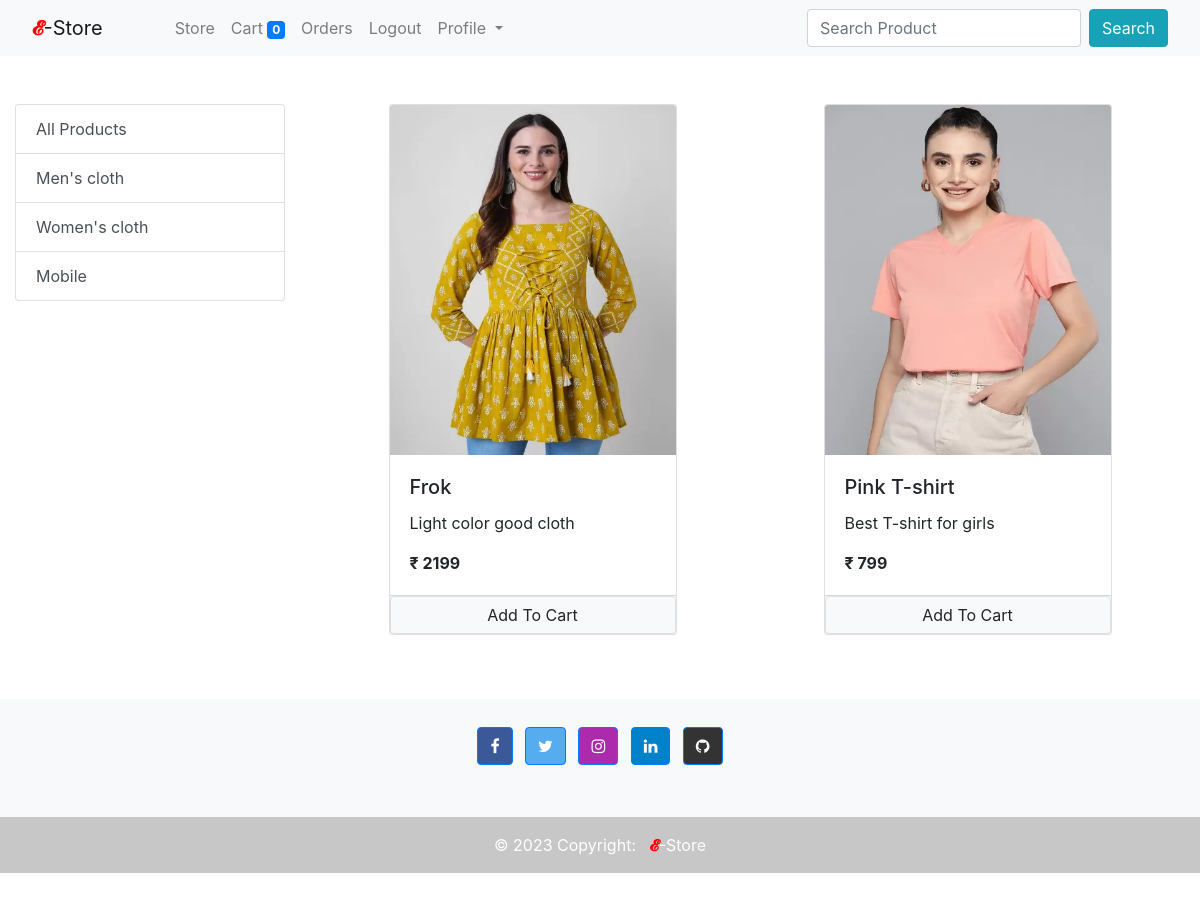
The page /?category=2 (signed in) on the database its author committed.
### store/models/category.py (models this page shows, shortened)
class Category(models.Model):
    name = models.CharField(max_length=50)
    @staticmethod
    def get_all_categories():
        return Category.objects.all()

### store/models/product.py (models this page shows, shortened)
class Product(models.Model):
    name = models.CharField(max_length=50)
    price = models.IntegerField(default=0)
    category = models.ForeignKey(Category, on_delete=models.CASCADE, default=1)
    description = models.CharField(max_length=200, default='')
    image = models.ImageField(upload_to='upload/products/')
    @staticmethod
    def get_all_products_by_category_id(category_id):
        if category_id:
            return Product.objects.filter(category=category_id)
        else:
            return Product.get_all_products()

### store/views.py (the view, shortened to what this page needs)
# urls.py: path('', views.Index.as_view(), name='home'),
class Index(View):
    def get(self, request):
        search = request.GET.get('search')
        if search:
            products = Product.objects.filter(name__icontains=search)
            return render( request, 'index.html', {'products':products} )
        cart = request.session.get('cart')
        if not cart:
            request.session['cart'] = {}
        products = None
        categories = Category.get_all_categories()
        categoryID = request.GET.get('category')
        if categoryID:
            products = Product.get_all_products_by_category_id(categoryID)
        else:
            products = Product.get_all_products()
        data = {
            'products':products,
            'categories':categories,
        }
        return render( request, 'index.html', data )

### store/templatetags/cart.py (called while the page is built)
@register.filter(name='is_in_cart')
def is_in_cart(product, cart):
    keys = cart.keys()
    for id in keys:
        if int(id) == product.id:
            return True
    return False

### store/templates/index.html (shortened to what this page needs)
{% extends "base.html" %}
{% block search_bar %}
{% load cart %}
<form class="form-inline my-2 my-lg-0 mr-lg-3">
  <input class="form-control mr-sm-2" type="text" name="search" placeholder="Search Product" aria-label="Search">
  <button class="btn btn-info my-2 my-sm-0" type="submit">Search</button>
</form>
{% endblock search_bar %}
{% block content %}
<div class="container-fluid mt-5">
  <div class="row">
    <div class="col-lg-3 mb-5">
      <div class="list-group">
        <a href="/" class="list-group-item list-group-item-action">All Products</a>
        {% for category in categories %}
        <a href="/?category={{category.id}}" class="list-group-item list-group-item-action">{{category.name}}</a>
        {% endfor %}
      </div>
    </div>
    <div id="products" class="col-lg-9">
      <div class="row mx-auto">
        {% for product in products %}
        <div class="card mx-auto mb-3" id="{{product.id}}" style="width: 18rem;">
            <img class="card-img-top" src="{{product.image.url}}" height="350px" alt="Product image">
            <div class="card-body">
              <h5 class="card-title">{{product.name}}</h5>
              <p class="card-text">{{product.description}}</p>
              <p class="card-text"><b>₹ {{product.price}}</b></p>
            </div>
            <div class="card-footer p-0">
              {% if product|is_in_cart:request.session.cart %}
              <a class="btn btn-light border btn-block text-primary form-control" href="{% url 'cart' %}">Go To Cart</a>
              {% else %}
              <form action="/#{{product.id}}" method="post" class="btn-block">
                <input type="submit" class="btn btn-light border btn-block form-control" value="Add To Cart">
              </form>
              {% endif %}
            </div>
        </div>
        {% endfor %}
    </div>
    </div>
  </div>
</div>
{% endblock content %}

### rows shown on the page
Category: name "Men's cloth"
Category: name "Women's cloth"
Category: name "Mobile"
Product: image (picture), name "Frok", description "Light color good cloth", price "2199"
Product: image (picture), name "Pink T-shirt", description "Best T-shirt for girls", price "799"

### other values the page prints
{{ request.session.cart.keys|length }} "0"
